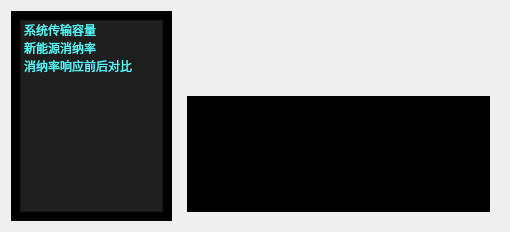
                       <widget class="QWidget" name="tab_7">
                        <attribute name="title">
                         <string>运行评估</string>
                        </attribute>
                        <layout class="QVBoxLayout" name="verticalLayout_14">
                         <item>
                          <layout class="QHBoxLayout" name="horizontalLayout_16" stretch="1,2">
                           <item>
                            <widget class="QWidget" name="widget_13" native="true">
                             <property name="styleSheet">
                              <string notr="true">color: rgb(3, 128, 125);
border-color: rgb(85, 255, 255);
background-color: rgb(0, 0, 0);</string>
                             </property>
                             <layout class="QVBoxLayout" name="verticalLayout_15">
                              <item>
                               <widget class="QListWidget" name="listWidget_2">
                                <property name="styleSheet">
                                 <string notr="true">background-color: rgb(30, 30, 30);
color: rgb(85, 255, 255);
border-color: rgb(85, 255, 255);</string>
                                </property>
                                <item>
                                 <property name="text">
                                  <string>系统传输容量</string>
                                 </property>
                                </item>
                                <item>
                                 <property name="text">
                                  <string>新能源消纳率</string>
                                 </property>
                                </item>
                                <item>
                                 <property name="text">
                                  <string>消纳率响应前后对比</string>
                                 </property>
                                </item>
                               </widget>
                              </item>
                             </layout>
                            </widget>
                           </item>
                           <item>
                            <widget class="QWidget" name="widget_14" native="true">
                             <property name="styleSheet">
                              <string notr="true">QWidget#widget_9{background-color: rgb(0, 0, 0);
border-color: rgb(85, 255, 255);}
</string>
                             </property>
                             <layout class="QVBoxLayout" name="verticalLayout_16">
                              <item>
                               <layout class="QVBoxLayout" name="verticalLayout_17" stretch="1,15">
                                <item>
                                 <layout class="QHBoxLayout" name="horizontalLayout_17">
                                  <item>
                                   <widget class="QLabel" name="label_2">
                                    <property name="minimumSize">
                                     <size>
                                      <width>150</width>
                                      <height>70</height>
                                     </size>
                                    </property>
                                    <property name="maximumSize">
                                     <size>
                                      <width>150</width>
                                      <height>70</height>
                                     </size>
                                    </property>
                                    <property name="styleSheet">
                                     <string notr="true">font: 9pt &quot;等线&quot;;
color: rgb(85, 255, 255);
</string>
                                    </property>
                                    <property name="text">
                                     <string/>
                                    </property>
                                    <property name="pixmap">
                                     <pixmap resource="image/image.qrc">:/icon/label_1.gif</pixmap>
                                    </property>
                                    <property name="scaledContents">
                                     <bool>true</bool>
                                    </property>
                                    <property name="alignment">
                                     <set>Qt::AlignCenter</set>
                                    </property>
                                   </widget>
                                  </item>
                                  <item>
                                   <spacer name="horizontalSpacer_10">
                                    <property name="orientation">
                                     <enum>Qt::Horizontal</enum>
                                    </property>
                                    <property name="sizeHint" stdset="0">
                                     <size>
                                      <width>40</width>
                                      <height>20</height>
                                     </size>
                                    </property>
                                   </spacer>
                                  </item>
                                 </layout>
                                </item>
                                <item>
                                 <widget class="QWidget" name="widget_15" native="true">
                                  <property name="styleSheet">
                                   <string notr="true">background-color: rgb(0, 0, 0);</string>
                                  </property>
                                  <layout class="QVBoxLayout" name="verticalLayout_18">
                                   <item>
                                    <layout class="QVBoxLayout" name="verticalLayout_19" stretch="1,1">
                                     <item>
                                      <layout class="QVBoxLayout" name="verticalLayout_20">
                                       <property name="spacing">
                                        <number>0</number>
                                       </property>
                                      </layout>
                                     </item>
                                     <item>
                                      <layout class="QVBoxLayout" name="verticalLayout_21">
                                       <property name="spacing">
                                        <number>0</number>
                                       </property>
                                      </layout>
                                     </item>
                                    </layout>
                                   </item>
                                  </layout>
                                 </widget>
                                </item>
                               </layout>
                              </item>
                             </layout>
                            </widget>
                           </item>
                          </layout>
                         </item>
                        </layout>
                       </widget>
